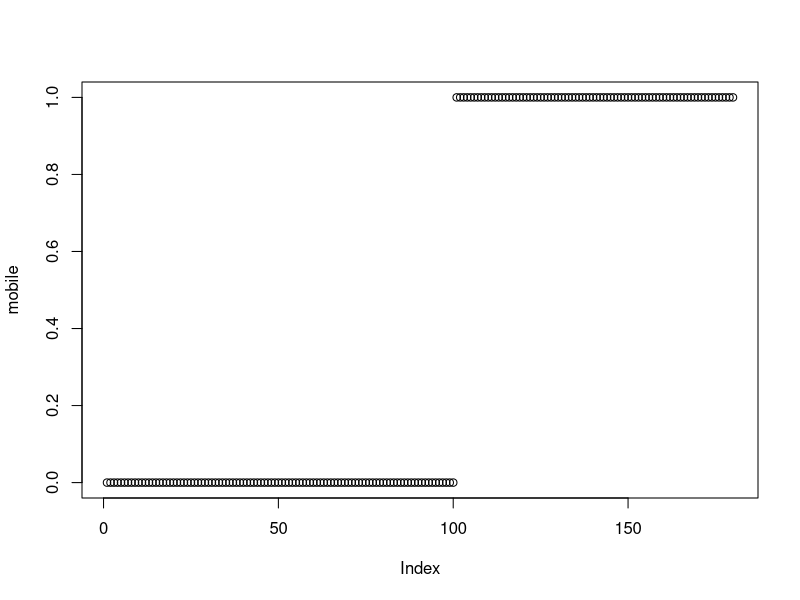
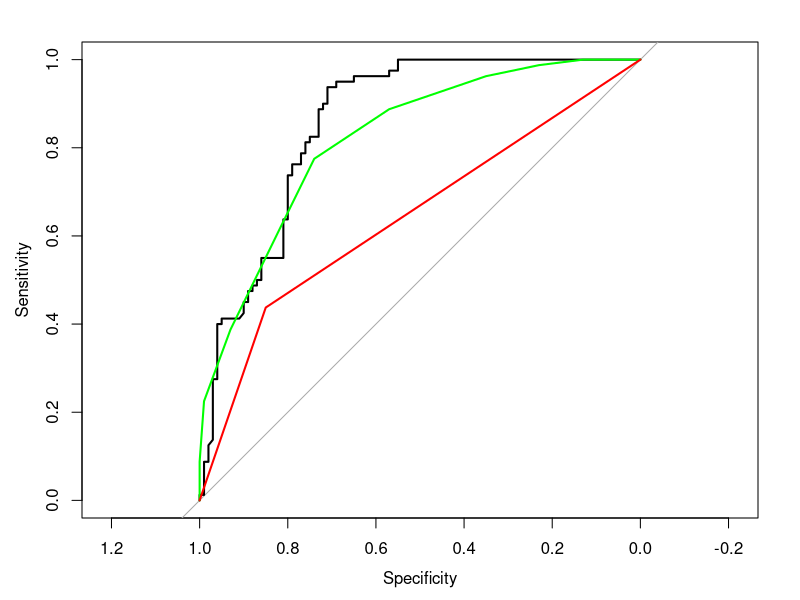

Recreate these plots in R, in order.
# Week 3 - Logistical regression
#
#
library(dplyr)
library(car)
library(lmtest)
library(pROC)
library(ROCR)
library(lubridate)
library(pscl)
#
#
# Exercise 1 - Profiling
#
profiling <- as.data.frame(read.csv("Profiling.csv"))
attach(profiling)
#
# a.
#
plot(mobile)
#
# b.
#
reg1 <- glm(mobile ~ income + hours + where, family = binomial(link= "logit"))
summary(reg1)
beta_where <- coefficients(reg1)[4]
mod_where <- exp(beta_where)
#
# c.
#
vif_reg1 <- vif(reg1)
corr_reg1 <- cor(profiling)
#
# d.
#
reg2 <- glm(mobile ~ income + hours, family = binomial(link= "logit"))
summary(reg2)
lrtest(reg1, reg2)
#
# e.
#
profiling_test <- read.csv("Profiling-Test.csv")
profiling_test

pred <- predict(reg1, type="response", newdata = profiling_test)

accuracy_pred <- function(pred, c){
  pred.bin <- ifelse(pred >= c, TRUE, FALSE)
  accuracy <- table(pred.bin, profiling_test[,"mobile"])
  sum(diag(accuracy)/sum(accuracy))
}

acc_c1 <- accuracy_pred(pred, 1/2)
acc_c2 <- accuracy_pred(pred, 2/3)
#
# f.
#
o.exp <- exp(reg1$coefficients[1]+reg1$coefficients[2]*profiling_test[1,2]
             +reg1$coefficients[3]*profiling_test[1,3]+reg1$coefficients[4]*profiling_test[1,4])
o.exp/(1+o.exp)
#
# g.
#
f1 <- roc(mobile~income)
f2 <- roc(mobile~hours)
f3 <- roc(mobile~where)

plot(f1)
lines(f2, col="green")
lines(f3, col="red")
#
# h.
#
confint(reg1)
